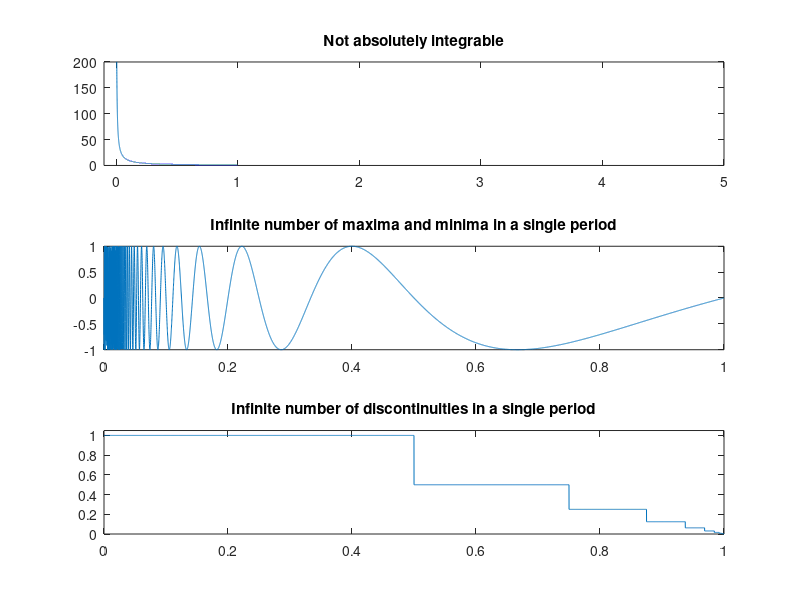

This figure's MATLAB source:
clc;clear;close all;
len=0.5;
N=10000;
t=linspace(0,1,N);
f1=1./t;
f2=sin(pi./t);
f3=ones(N,1);
while len>1e-7
    ind=t>1-len;
    f3(ind)=f3(ind)*0.5;
    len=len/2;
end
subplot(3,1,1);
plot(t,f1);
ylim([0,200]);
xlim([-0.1,5]);
title("Not absolutely integrable");
subplot(3,1,2);
plot(t,f2);
title("Infinite number of maxima and minima in a single period");
subplot(3,1,3);
plot(t,f3);
ylim([0,1.05]);
title("Infinite number of discontinuities in a single period");
saveas(gcf,"..\figure\fig_6.png");